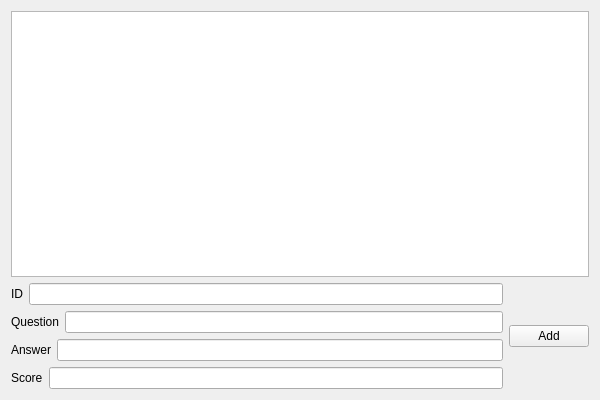
<?xml version="1.0" encoding="UTF-8"?>
<ui version="4.0">
 <class>PresenterClass</class>
 <widget class="QWidget" name="PresenterClass">
  <property name="geometry">
   <rect>
    <x>0</x>
    <y>0</y>
    <width>600</width>
    <height>400</height>
   </rect>
  </property>
  <property name="windowTitle">
   <string>Presenter</string>
  </property>
  <layout class="QVBoxLayout" name="verticalLayout_3">
   <item>
    <layout class="QVBoxLayout" name="verticalLayout_2">
     <item>
      <widget class="QListWidget" name="listWidget"/>
     </item>
     <item>
      <layout class="QHBoxLayout" name="horizontalLayout_5">
       <item>
        <layout class="QVBoxLayout" name="verticalLayout">
         <item>
          <layout class="QHBoxLayout" name="horizontalLayout">
           <item>
            <widget class="QLabel" name="label">
             <property name="text">
              <string>ID</string>
             </property>
            </widget>
           </item>
           <item>
            <widget class="QLineEdit" name="lineEdit"/>
           </item>
          </layout>
         </item>
         <item>
          <layout class="QHBoxLayout" name="horizontalLayout_2">
           <item>
            <widget class="QLabel" name="label_2">
             <property name="text">
              <string>Question</string>
             </property>
            </widget>
           </item>
           <item>
            <widget class="QLineEdit" name="lineEdit_2"/>
           </item>
          </layout>
         </item>
         <item>
          <layout class="QHBoxLayout" name="horizontalLayout_3">
           <item>
            <widget class="QLabel" name="label_3">
             <property name="text">
              <string>Answer</string>
             </property>
            </widget>
           </item>
           <item>
            <widget class="QLineEdit" name="lineEdit_3"/>
           </item>
          </layout>
         </item>
         <item>
          <layout class="QHBoxLayout" name="horizontalLayout_4">
           <item>
            <widget class="QLabel" name="label_4">
             <property name="text">
              <string>Score</string>
             </property>
            </widget>
           </item>
           <item>
            <widget class="QLineEdit" name="lineEdit_4"/>
           </item>
          </layout>
         </item>
        </layout>
       </item>
       <item>
        <widget class="QPushButton" name="pushButton">
         <property name="text">
          <string>Add</string>
         </property>
        </widget>
       </item>
      </layout>
     </item>
    </layout>
   </item>
  </layout>
 </widget>
 <layoutdefault spacing="6" margin="11"/>
 <resources>
  <include location="Presenter.qrc"/>
 </resources>
 <connections/>
</ui>
